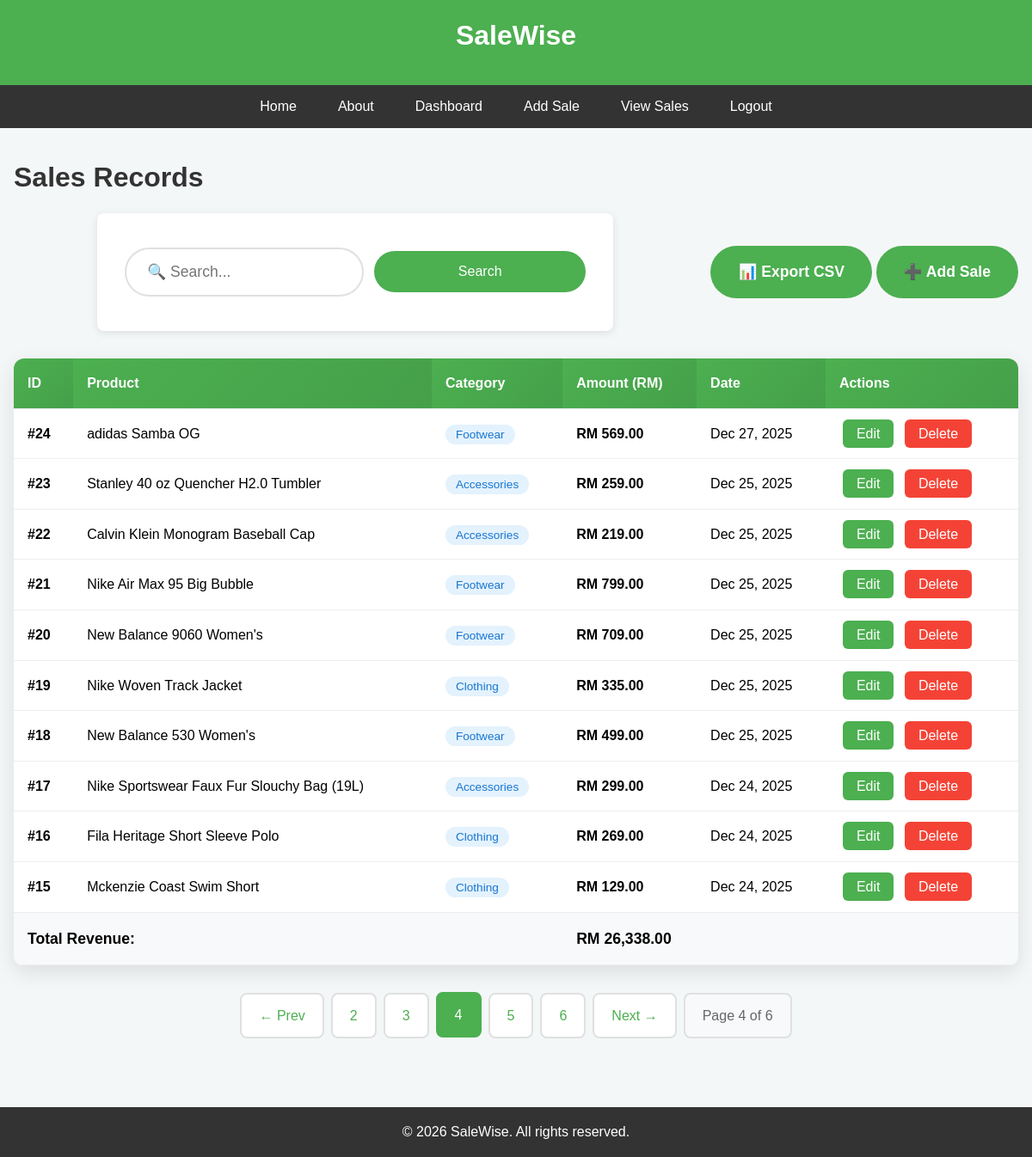
Screenshot of /view_sales.php?page=4 (signed in) with the database file from the repository.
### tables this page shows
CREATE TABLE `sales` (
  `id` int(11) NOT NULL,
  `product` varchar(100) NOT NULL,
  `category` varchar(50) NOT NULL,
  `amount` decimal(10,2) NOT NULL,
  `created_at` timestamp NOT NULL DEFAULT current_timestamp()
);

### view_sales.php (the view, shortened to what this page needs)
<?php
include 'header.php';
include 'config.php';
$search = trim($_GET['search'] ?? '');
$page = max(1, (int)($_GET['page'] ?? 1));
$limit = 10;
$offset = ($page - 1) * $limit;
if($search) {
    $countSql = "SELECT COUNT(*) as total FROM sales WHERE product LIKE ? OR category LIKE ?";
    $stmt = $conn->prepare($countSql);
    $searchTerm = "%$search%";
    $stmt->bind_param("ss", $searchTerm, $searchTerm);
    $stmt->execute();
    $totalRecords = $stmt->get_result()->fetch_assoc()['total'];
} else {
    $result = $conn->query("SELECT COUNT(*) as total FROM sales");
    $totalRecords = $result->fetch_assoc()['total'];
}
$totalPages = ceil($totalRecords / $limit);
if($search) {
    $sql = "SELECT * FROM sales WHERE product LIKE ? OR category LIKE ? ORDER BY id DESC LIMIT ? OFFSET ?";
    $stmt = $conn->prepare($sql);
    $searchTerm = "%$search%";
    $stmt->bind_param("ssii", $searchTerm, $searchTerm, $limit, $offset);
    $stmt->execute();
    $sales = $stmt->get_result();
} else {
    $sql = "SELECT * FROM sales ORDER BY id DESC LIMIT $limit OFFSET $offset";
    $sales = $conn->query($sql);
}
$totalRevenueSql = $search ?
    "SELECT COALESCE(SUM(amount), 0) as total FROM sales WHERE product LIKE '%$search%' OR category LIKE '%$search%'" :
    "SELECT COALESCE(SUM(amount), 0) as total FROM sales";
$totalRevenueResult = $conn->query($totalRevenueSql);
$totalRevenue = $totalRevenueResult->fetch_assoc()['total'];
?>
<main>
    <div class="page-header">
        <h1>Sales Records
        </h1>
        <div class="table-actions">
            <form method="GET" class="search-form">
                <input type="text" name="search" placeholder="🔍 Search..."
                       value="<?php echo htmlspecialchars($search); ?>">
                <button type="submit">Search</button>
            </form>
            <div class="action-buttons">
    <a href="export_sales.php<?php echo $search ? '?search=' . urlencode($search) : ''; ?>" class="btn-primary">📊 Export CSV</a>
    <a href="add_sales.php" class="btn-primary">➕ Add Sale</a>
</div>
        </div>
    </div>
    <?php if($totalRecords == 0): ?>
        <div class="empty-state">
            <h3><?php echo $search ? 'No results found for "' . htmlspecialchars($search) . '"' : 'No sales yet'; ?></h3>
            <p><a href="add_sales.php" class="btn-primary">Start by adding your first sale →</a></p>
        </div>
    <?php else: ?>
        <div class="table-container">
            <table>
                <thead>
                    <tr>
                        <th>ID</th>
                        <th>Product</th>
                        <th>Category</th>
                        <th>Amount (RM)</th>
                        <th>Date</th>
                        <th>Actions</th>
                    </tr>
                </thead>
                <tbody>
                    <?php while($row = $sales->fetch_assoc()): ?>
                    <tr>
                        <td><strong>#<?php echo $row['id']; ?></strong></td>
                        <td><?php echo htmlspecialchars($row['product']); ?></td>
                        <td><span class="category-tag"><?php echo htmlspecialchars($row['category']); ?></span></td>
                        <td><strong>RM <?php echo number_format($row['amount'], 2); ?></strong></td>
                        <td><?php echo date('M j, Y', strtotime($row['created_at'])); ?></td>
                        <td>
                            <a href="edit_sales.php?id=<?php echo $row['id']; ?>" class="btn-edit">Edit</a>
                            <a href="delete_sales.php?id=<?php echo $row['id']; ?>"
                               class="btn-delete"
                               onclick="return confirm('Delete sale #<?php echo $row['id']; ?>?\nProduct: <?php echo addslashes($row['product']); ?>');">
                                Delete
                            </a>
                        </td>
                    </tr>
                    <?php endwhile; ?>
                </tbody>
                <tfoot>
                    <tr class="table-total">
                        <td colspan="3"><strong>Total Revenue:</strong></td>
                        <td colspan="3"><strong>RM <?php echo number_format($totalRevenue, 2); ?></strong></td>
                    </tr>
                </tfoot>
            </table>
        </div>
        <?php if($totalPages > 1): ?>
        <div class="pagination">
            <?php if($page > 1): ?>
                <a href="?page=<?php echo $page-1; ?><?php echo $search ? '&search=' . urlencode($search) : ''; ?>" class="page-link">← Prev</a>
            <?php endif; ?>
            <?php
            $start = max(1, $page - 2);
            $end = min($totalPages, $page + 2);
            for($i = $start; $i <= $end; $i++):
            ?>
                <a href="?page=<?php echo $i; ?><?php echo $search ? '&search=' . urlencode($search) : ''; ?>"
                   class="page-link <?php echo $i == $page ? 'active' : ''; ?>">
                    <?php echo $i; ?>
                </a>
            <?php endfor; ?>
            <?php if($page < $totalPages): ?>
                <a href="?page=<?php echo $page+1; ?><?php echo $search ? '&search=' . urlencode($search) : ''; ?>" class="page-link">Next →</a>
            <?php endif; ?>
            <span class="page-info">Page <?php echo $page; ?> of <?php echo $totalPages; ?></span>
        </div>
        <?php endif; ?>
    <?php endif; ?>
</main>
<?php include 'footer.php'; ?>

### style.css (style rules this page uses)
* { margin: 0; padding: 0; box-sizing: border-box; font-family: Arial, sans-serif; }
body { background: #f4f7f8; line-height: 1.6; }
h1 { color: #333; margin-bottom: 1rem; }
.btn-primary, .btn-secondary, .action-btn { padding: 1rem 2rem; border-radius: 50px; text-decoration: none; font-weight: bold; font-size: 1.1rem; transition: all 0.3s; display: inline-block; }
.btn-primary, .action-btn.primary { background: #4CAF50; color: white; }
form { background: white; padding: 2rem; border-radius: 8px; box-shadow: 0 2px 10px rgba(0,0,0,0.1); max-width: 500px; margin: 0 auto; }
input, button { width: 100%; padding: 0.75rem; margin: 0.5rem 0; border: 1px solid #ddd; border-radius: 4px; }
button { background: #4CAF50; color: white; border: none; cursor: pointer; font-size: 1rem; }
table { width: 100%; border-collapse: collapse; background: white; box-shadow: 0 2px 10px rgba(0,0,0,0.1); }
th, td { padding: 1rem; text-align: left; border-bottom: 1px solid #eee; }
th { background: #4CAF50; color: white; }
.page-header { margin-bottom: 2rem; }
.page-header h1 { display: inline-block; margin-bottom: 1rem; }
.table-actions { display: flex; gap: 1rem; flex-wrap: wrap; align-items: center; margin-bottom: 2rem; }
.search-form { display: flex; gap: 0.75rem; flex: 1; max-width: 600px; align-items: center; position: relative; }
.search-form input { flex: 1; padding: 1rem 1.5rem !important; font-size: 1.1rem !important; border: 2px solid #e0e0e0 !important; border-radius: 50px !important; background: #ffffff !important; color: #333333 !important; min-height: 48px !important; width: 300px !important; outline: none !important; }
.search-form::before { content: ""; position: absolute; left: 1.8rem; top: 50%; transform: translateY(-50%); color: #999 !important; font-size: 1.2rem; pointer-events: none; z-index: 2; background: transparent; }
.search-form button, .search-form .btn-secondary { padding: 1rem 1.5rem !important; height: 48px !important; font-size: 1rem !important; border-radius: 50px !important; white-space: nowrap; display: inline-flex !important; align-items: center; justify-content: center; }
.search-form button { background: #4CAF50 !important; color: white !important; border: none !important; cursor: pointer !important; font-weight: 500 !important; }
.table-container { overflow-x: auto; background: white; border-radius: 12px; box-shadow: 0 8px 25px rgba(0,0,0,0.1); margin-bottom: 2rem; }
table th { background: linear-gradient(135deg, #4CAF50, #45a049); color: white; font-weight: 600; }
.category-tag { background: #e3f2fd; color: #1976d2; padding: 0.25rem 0.75rem; border-radius: 20px; font-size: 0.85rem; }
.btn-edit, .btn-delete { padding: 0.5rem 1rem; border-radius: 6px; text-decoration: none; font-weight: 500; margin: 0 0.25rem; }
.btn-edit { background: #4CAF50; color: white; }
.btn-delete { background: #f44336; color: white; }
.table-total { background: #f8f9fa; font-size: 1.1rem; }
.pagination { display: flex; justify-content: center; align-items: center; gap: 0.5rem; margin-top: 2rem; flex-wrap: wrap; }
.page-link { padding: 0.75rem 1.25rem; background: white; color: #4CAF50; text-decoration: none; border-radius: 8px; border: 2px solid #e0e0e0; font-weight: 500; transition: all 0.3s; display: flex; align-items: center; justify-content: center; min-height: 44px; }
.page-link:hover, .page-link.active { background: #4CAF50; color: white; border-color: #4CAF50; transform: translateY(-1px); }
.page-info { padding: 0.75rem 1.25rem; background: #f8f9fa; color: #666; border-radius: 8px; border: 2px solid #e0e0e0; font-weight: 500; display: flex; align-items: center; justify-content: center; min-height: 44px; white-space: nowrap; }

### rows the page displays
sales: id "24", product "adidas Samba OG", category "Footwear", amount "569.00", created_at "Dec 27, 2025"
sales: id "23", product "Stanley 40 oz Quencher H2.0 Tumbler", category "Accessories", amount "259.00", created_at "Dec 25, 2025"
sales: id "22", product "Calvin Klein Monogram Baseball Cap", category "Accessories", amount "219.00", created_at "Dec 25, 2025"
sales: id "21", product "Nike Air Max 95 Big Bubble", category "Footwear", amount "799.00", created_at "Dec 25, 2025"
sales: id "20", product "New Balance 9060 Women's", category "Footwear", amount "709.00", created_at "Dec 25, 2025"
sales: id "19", product "Nike Woven Track Jacket", category "Clothing", amount "335.00", created_at "Dec 25, 2025"
sales: id "18", product "New Balance 530 Women's", category "Footwear", amount "499.00", created_at "Dec 25, 2025"
sales: id "17", product "Nike Sportswear Faux Fur Slouchy Bag (19L)", category "Accessories", amount "299.00", created_at "Dec 24, 2025"
sales: id "16", product "Fila Heritage Short Sleeve Polo", category "Clothing", amount "269.00", created_at "Dec 24, 2025"
sales: id "15", product "Mckenzie Coast Swim Short", category "Clothing", amount "129.00", created_at "Dec 24, 2025"

### other values shown
$totalRevenue "26,338.00"
$page "4"
$totalPages "6"
